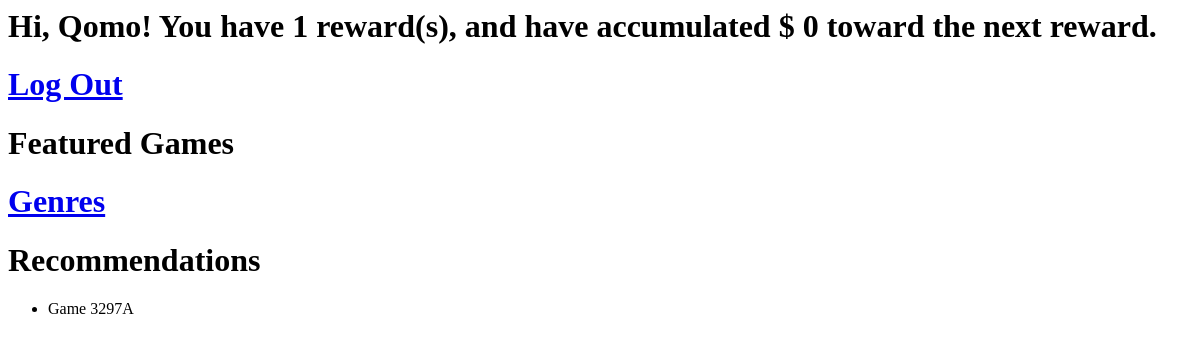
The app's page / (signed in), older data.
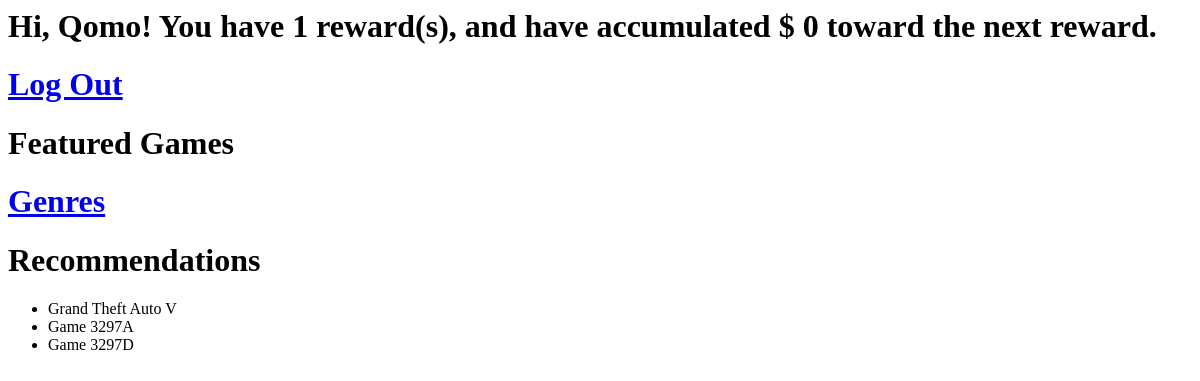
The same page, newer data.
### games/models.py (models this page shows, shortened)
class Game(models.Model):
	ACTION = 'AC'
	ADVENTURE = 'AD'
	RACING = 'RA'
	RPG = 'RP'
	SIMULATION = 'SI'
	SPORTS = 'SP'
	STRATEGY = 'ST'
	GALGAME = 'GG'
	GENRES = (
		(ACTION, 'Action'),
		(ADVENTURE, 'Adventure'),
		(RACING, 'Racing'),
		(RPG, 'RPG'),
		(SIMULATION, 'Simulation'),
		(SPORTS, 'Sports'),
		(STRATEGY, 'Strategy'),
		(GALGAME, 'GalGame')
	)
	genre = models.CharField(max_length=2, choices=GENRES)
	title = models.CharField(max_length=100, unique=True)
	description = models.CharField(max_length=100)
	detail = models.TextField()
	thumbnail = models.ImageField(upload_to='images/thumbnails')
	cover = models.ImageField(upload_to='images/covers')
	date_published = models.DateField(default = datetime.datetime.now, blank = True)

### fume/views.py (the view)
# urls.py: url(r'^$', views.index),
def index(request):
    featured_games = [featured_game.game for featured_game in FeaturedGame.objects.all()]
    if request.user.is_authenticated():
        member = request.user.member
        context = {'recommendations':Recommender.make_recommendations(member), 'featured_games': featured_games}
    else:
        context = {'authenticated':False, 'featured_games': featured_games}
    return render(request, 'fume/index.html', context)

### purchase/models.py (called while the page is built)
    def get_purchase_records_of(self, member):
        return list(self.filter(member=member).order_by('-date_time'))

### tags/models.py (called while the page is built)
    def get_tags_of_game(self, game, order='Arbitrary'):
        tag_items = TagItem.objects.filter(game=game)
        tags = set()
        for tag_item in tag_items:
            tags.add(tag_item.tag)
        tags = list(tags)
        if (order == 'Lexicographical'):
            tags.sort(key=lambda tag: tag.label)
        return tags

### fume/templates/fume/index.html (shortened to what this page needs)
{% if user.is_authenticated %}
    <h1>Hi, {{ user.member.nickname }}! You have {{ user.member.rewards.count }} reward(s), and have accumulated $ {{ user.member.accumulated_spending }} toward the next reward.</h1>
    <h1><a href="/member/logout/">Log Out</a></h1>
{% else %}
    <h1><a href="/member/signup/">Sign Up</a></h1>
    <h1><a href="/member/login/">Log In</a></h1>
{% endif %}
<h1>Featured Games</h1>
<h1><a href="/games/genres/">Genres</a></h1>
{% if user.is_authenticated %}
    <h1>Recommendations</h1>
	<ul>
		{% for recommendation in recommendations %}
			<li> {{ recommendation.title }} </li>
		{% endfor %}
	</ul>
{% endif %}

Row changes from the older to the newer data that the page shows:
now on this page (row unchanged): Game: title "Grand Theft Auto V"
now on this page (row edited): Game: title "Game 3297D"
